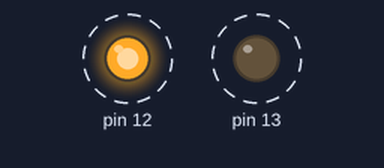
A sketch run on a simulated Arduino Uno, built with avr-gcc and run on an emulated ATmega328P. Shown: output pins drawn as LEDs (lit = HIGH). Dashed ring = blinking.

Above: at 0.5 s.
Timing chart, 0 to 4.6 s (numbered marks = the images above):
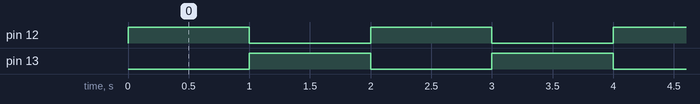

Measured:
- by itself, pin 12, pin 13: alternates HIGH for 1.0 s and LOW for 1.0 s
- by itself, everything shown: repeats every 2.0 s, in 3 steps

The sketch:

alternativeledblinking.ino
```cpp
void setup() {
  // put your setup code here, to run once:
pinMode(13,OUTPUT);
pinMode(12,OUTPUT);
}

void loop() {
  // put your main code here, to run repeatedly:
  digitalWrite(12,1);
  delay(1000);
  digitalWrite(12,0);
  digitalWrite(13,1);
  delay(1000);
  digitalWrite(13,0);


}
```
